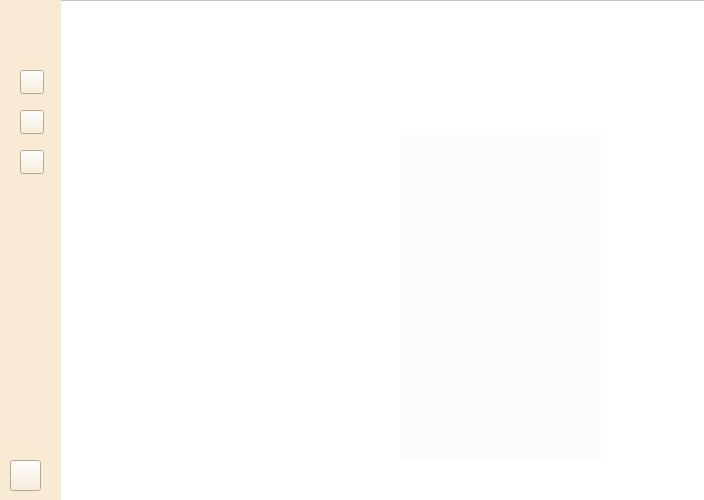
<?xml version="1.0" encoding="UTF-8"?>
<ui version="4.0">
 <class>ContainerLogin</class>
 <widget class="QWidget" name="ContainerLogin">
  <property name="geometry">
   <rect>
    <x>0</x>
    <y>0</y>
    <width>704</width>
    <height>500</height>
   </rect>
  </property>
  <property name="windowTitle">
   <string>Form</string>
  </property>
  <property name="styleSheet">
   <string notr="true"/>
  </property>
  <widget class="QFrame" name="LoginPrincipal">
   <property name="geometry">
    <rect>
     <x>0</x>
     <y>0</y>
     <width>711</width>
     <height>501</height>
    </rect>
   </property>
   <property name="styleSheet">
    <string notr="true">background-color: rgb(255, 255, 255);
</string>
   </property>
   <property name="frameShape">
    <enum>QFrame::StyledPanel</enum>
   </property>
   <property name="frameShadow">
    <enum>QFrame::Raised</enum>
   </property>
   <widget class="QLabel" name="subContainerLogin">
    <property name="geometry">
     <rect>
      <x>400</x>
      <y>130</y>
      <width>201</width>
      <height>331</height>
     </rect>
    </property>
    <property name="font">
     <font>
      <stylestrategy>PreferDefault</stylestrategy>
     </font>
    </property>
    <property name="styleSheet">
     <string notr="true">
background-color: rgb(252, 252, 252);
</string>
    </property>
    <property name="frameShape">
     <enum>QFrame::NoFrame</enum>
    </property>
    <property name="text">
     <string/>
    </property>
   </widget>
   <widget class="QLabel" name="esloganLogin">
    <property name="geometry">
     <rect>
      <x>80</x>
      <y>350</y>
      <width>311</width>
      <height>16</height>
     </rect>
    </property>
    <property name="styleSheet">
     <string notr="true">font: 75 13pt &quot;Arial&quot;;
background-color: transparent;
color: rgb(255, 255, 255);</string>
    </property>
    <property name="text">
     <string>&quot; Ordena tu mundo, desata tu potencial &quot;</string>
    </property>
   </widget>
   <widget class="QWidget" name="barra" native="true">
    <property name="geometry">
     <rect>
      <x>0</x>
      <y>0</y>
      <width>61</width>
      <height>501</height>
     </rect>
    </property>
    <property name="styleSheet">
     <string notr="true">background-color: rgb(249, 235, 211);


</string>
    </property>
    <widget class="QPushButton" name="boton_usuario">
     <property name="geometry">
      <rect>
       <x>20</x>
       <y>110</y>
       <width>24</width>
       <height>24</height>
      </rect>
     </property>
     <property name="maximumSize">
      <size>
       <width>200</width>
       <height>100</height>
      </size>
     </property>
     <property name="styleSheet">
      <string notr="true">
border-image: url(:/images/home.png);</string>
     </property>
     <property name="text">
      <string/>
     </property>
     <property name="iconSize">
      <size>
       <width>10</width>
       <height>5</height>
      </size>
     </property>
    </widget>
    <widget class="QPushButton" name="botonasignaturas">
     <property name="geometry">
      <rect>
       <x>20</x>
       <y>150</y>
       <width>24</width>
       <height>24</height>
      </rect>
     </property>
     <property name="styleSheet">
      <string notr="true">border-image: url(:/images/open-book.png);</string>
     </property>
     <property name="text">
      <string/>
     </property>
    </widget>
    <widget class="QPushButton" name="botonhome">
     <property name="geometry">
      <rect>
       <x>20</x>
       <y>70</y>
       <width>24</width>
       <height>24</height>
      </rect>
     </property>
     <property name="styleSheet">
      <string notr="true">border-image: url(:/images/usuario (4).png);</string>
     </property>
     <property name="text">
      <string/>
     </property>
    </widget>
    <widget class="QLabel" name="logo">
     <property name="geometry">
      <rect>
       <x>10</x>
       <y>10</y>
       <width>41</width>
       <height>41</height>
      </rect>
     </property>
     <property name="styleSheet">
      <string notr="true">border-image: url(:/images/logoUniConnect.png);
</string>
     </property>
     <property name="text">
      <string/>
     </property>
    </widget>
    <widget class="QPushButton" name="Botonsalir">
     <property name="geometry">
      <rect>
       <x>10</x>
       <y>460</y>
       <width>31</width>
       <height>31</height>
      </rect>
     </property>
     <property name="styleSheet">
      <string notr="true">border-image: url(:/images/cross.png);</string>
     </property>
     <property name="text">
      <string/>
     </property>
    </widget>
   </widget>
  </widget>
 </widget>
 <resources>
  <include location="imagenes/res.qrc"/>
 </resources>
 <connections/>
</ui>
